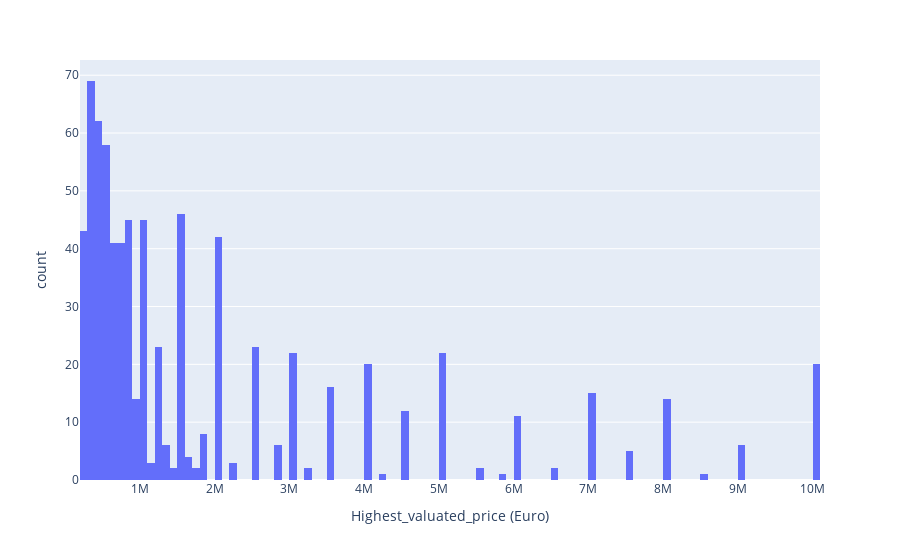

The notebook cell saved with this chart:
### Code cell
filtered_df = goalkeepers_df[(goalkeepers_df['Highest_valuated_price (Euro)'] > 200000) & 
                  (goalkeepers_df['Highest_valuated_price (Euro)'] <= 10000000)]

fig = px.histogram(filtered_df, 
                   x='Highest_valuated_price (Euro)', 
                   labels={'Highest_valuated_price (Euro)': 'Highest_valuated_price (Euro)'},
                   nbins=100)

fig.show()

### Figure 1 — Plotly figure (JSON) as saved in the notebook; plotly's stock layout.template omitted (floating-point values rounded to 4 significant figures; data arrays with more than 128 entries replaced by an {"elided": "..."} marker saying what was removed)
{"data": [{"alignmentgroup": "True", "bingroup": "x", "hovertemplate": "Highest_valuated_price (Euro)=%{x}<br>count=%{y}<extra></extra>", "legendgroup": "", "marker": {"color": "#636efa", "pattern": {"shape": ""}}, "name": "", "nbinsx": 100, "offsetgroup": "", "orientation": "v", "showlegend": false, "type": "histogram", "x": {"elided": "758 int values"}, "xaxis": "x", "yaxis": "y"}], "layout": {"barmode": "relative", "legend": {"tracegroupgap": 0}, "margin": {"t": 60}, "xaxis": {"anchor": "y", "domain": [0, 1], "title": {"text": "Highest_valuated_price (Euro)"}}, "yaxis": {"anchor": "x", "domain": [0, 1], "title": {"text": "count"}}}}
